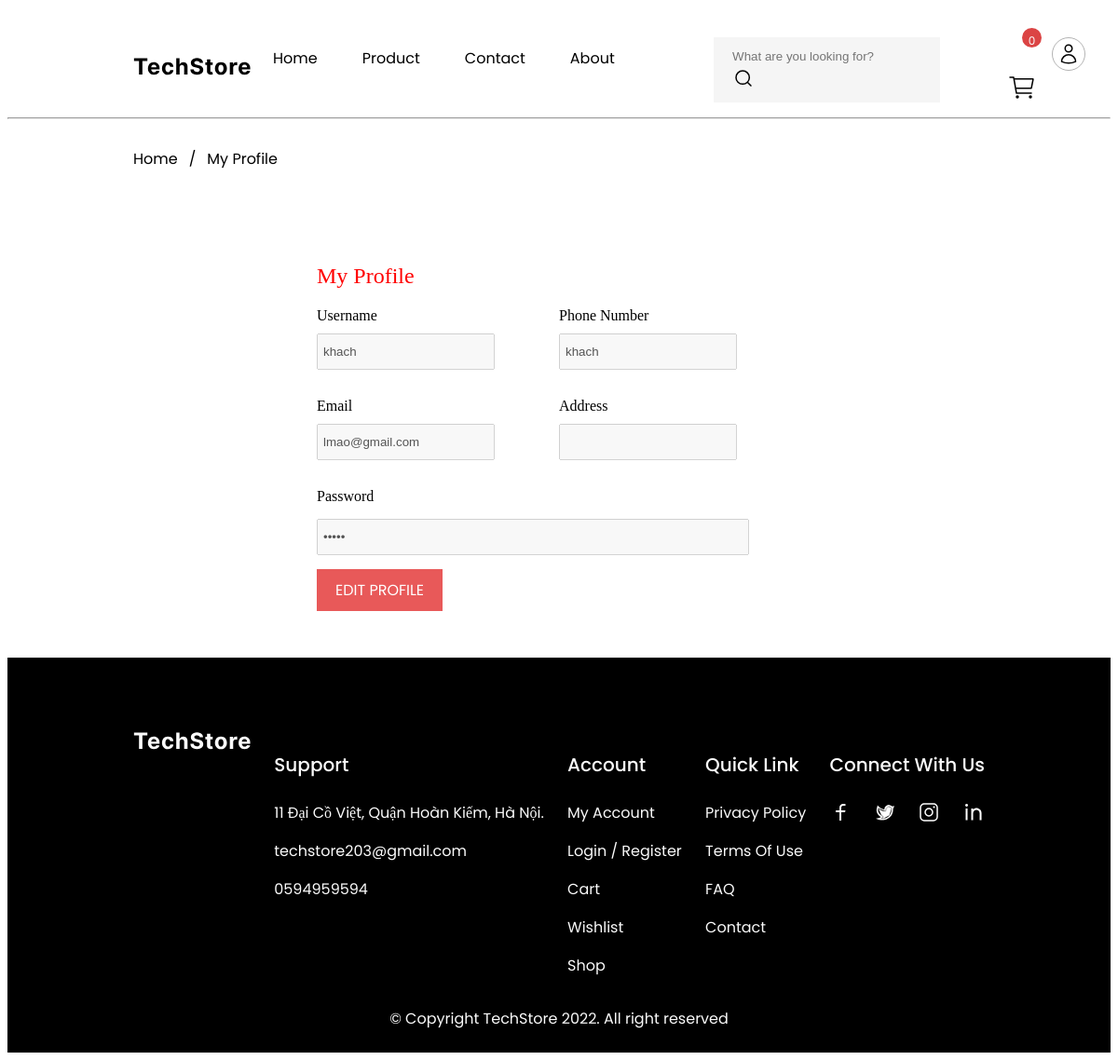
The page /index.php?act=user&nd=myProfile (signed in) on the database its author committed.
### tables this page shows
CREATE TABLE `taikhoan` (
  `ma_tk` int NOT NULL,
  `user` varchar(255) NOT NULL,
  `pass` varchar(50) NOT NULL,
  `email` varchar(50) NOT NULL,
  `dia_chi` varchar(255) DEFAULT NULL,
  `sdt` int DEFAULT NULL,
  `ma_vaitro` tinyint NOT NULL
);

### models/pdo.php (called while the page is built, shortened)
<?php
function connect()
    {
    $servername = "localhost";
    $username = "root";
    $password = "";
    try {
        $conn = new PDO("mysql:host=$servername;dbname=duan1", $username, $password);
        $conn->setAttribute(PDO::ATTR_ERRMODE, PDO::ERRMODE_EXCEPTION);
    } catch (PDOException $e) {
    }
    return $conn;
}
function getData($query, $params = [], $getAll = true)
{
    $conn = connect();
    $stmt = $conn->prepare($query);
    $stmt->execute($params);
    if ($getAll) {
        return $stmt->fetchAll();
    }
    return $stmt->fetch();
}

### models/taikhoan.php (called while the page is built, shortened)
<?php
    function loadOne_tk($ma_tk){
        $sql = "SELECT * FROM taikhoan WHERE ma_tk = ?";
        return getData($sql, [$ma_tk]);
    }
?>

### view/user/account/account.php (the view)
<main class="wrapper">
        <div class="path">
            <span class="tag">Home</span>
            /
            <span class="tag">My Profile</span>
        </div>
        <div class="account">
            <div class="edit">
                <h2>My Profile</h2>
                <form action="index.php?act=user&nd=myProfile" method="POST">
                    <div class="name">
                        <div class="miniform">
                            <?php foreach($loadOneTK as $tk){
                                extract($tk);
                             ?>
                            <div class="miniform-group">
                                <label>Username</label> <br>
                                <input type="text" name="firstname" id="firstname" value="<?php echo $user ?>" disabled>
                            </div>
                            <div class="miniform-group">
                                <label>Phone Number</label><br>
                                <input type="text" name="phonenumber" id="phonenumber" value="<?php echo $pass ?>" disabled>
                            </div>
                        </div>
                    </div>
                    <div class="name">
                        <div class="miniform">
                            <div class="miniform-group">
                                <label>Email</label> <br>
                                <input type="text" name="email" id="email" value="<?php echo $email ?>" disabled>
                            </div>
                            <div class="miniform-group">
                                <label>Address</label> <br>
                                <input type="text" name="address" id="address" value="<?php echo $dia_chi ?>" disabled>
                            </div>
                        </div>
                    </div>
                    <div class="form-group-account">
                        <label>Password </label>
                        <input type="password" name="currentpassword" id="currentpassword" placeholder="Current Password" value="<?php echo $pass ?>" disabled>
                    </div>
                    <div class="submit">
                       <a href="index.php?act=user&nd=editProfile" class="submit-account">EDIT PROFILE</a>
                    </div>
                </form>
                <?php } ?>
            </div>
        </div>
    </main>

### accset/css/list-product.css (style rules this page uses)
.path { margin: 80px 0 50px 0; display: inline-flex; gap: 12px; font-family: var(--font-title); color: var(--text-color); }

### accset/css/detail.css (style rules this page uses)
.path { margin: 80px 0 80px 0; display: inline-flex; gap: 12px; font-family: var(--font-title); color: var(--text-color); }

### accset/css/common.css (style rules this page uses)
:root { --primary-color: #db4444; --primary-color-hover: #972121; --text-color: #000000; --text-color-2: #fafafa; --text-color-3: #ffffff; --bg-color: #f5f5f5; --bg-color-2: #ffffff; --bg-color-3: #000000; --border-color: rgba(0, 0, 0, 0.3); --border-color-2: #fafafa; --font-regular: 400; --font-medium: 500; --font-bold: 600; --font-heading: Inter, san-serif; --font-title: Poppins, san-serif; --clr-status: #00ff66; }
.wrapper { margin: 0 135px; }

### accset/css/about.css (style rules this page uses)
.path { margin: 80px 0 80px 0; display: inline-flex; gap: 12px; font-family: var(--font-title); color: var(--text-color); }

### accset/css/account.css (style rules this page uses)
.path { margin: 80px 0 80px 0; display: inline-flex; gap: 12px; font-family: var(--font-title); color: var(--text-color); }
.account { margin: 50px 0; }
.edit { width: 520px; margin:auto; }
.edit h2 { color: red; font-weight: var(--font-medium); }
.name .miniform { display: grid; grid-template-columns: 1fr 1fr; margin: 20px 0; }
.miniform-group input[type=text] { margin: 10px 0; height: 25px; padding: 5px; }
.form-group-account input[type=password] { display: block; width: 450px; margin: 15px 0; height: 25px; padding: 5px; }
.submit { text-align: right; display: inline-flex; align-items: center; }
.submit-account { border: none; padding: 10px 20px; text-decoration: none; font-family: var(--font-title); background-color: rgb(232, 89, 89); color: white; cursor: pointer; }

### accset/css/checkout.css (style rules this page uses)
.path { margin: 30px 0 50px 0; display: inline-flex; gap: 12px; font-family: var(--font-title); color: var(--text-color); }

### rows shown on the page
taikhoan: firstname "khach", phonenumber "khach", email "lmao@gmail.com"
